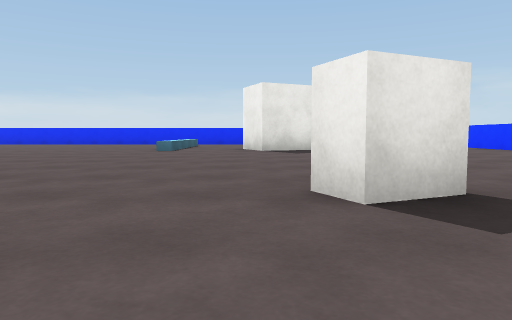
view 1 (above)

18 first-person views from a walk through a 3-D level made in the Unity game engine. The camera is 0.64 m above the floor, tilts 4° down and sees 70° across. The floor is counted in squares, 2 m on a side. Each view is taken from the middle of a square. On the plan, view 1 faces up. The plan holds only what a view shows up to about 9 squares ahead; the rest is blank. The player is left out. Surface patterns are stand-ins for the level's own textures.

view 2
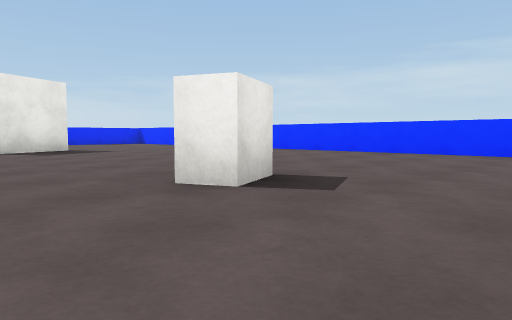

view 3
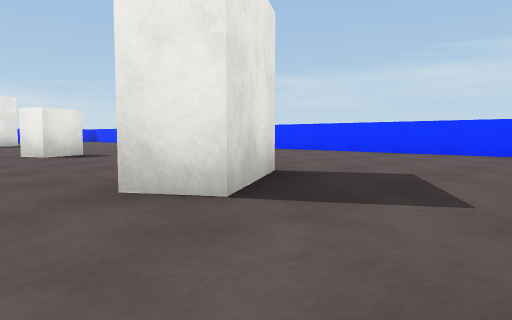

view 4
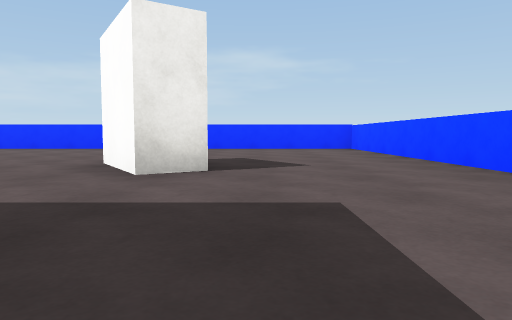

view 5
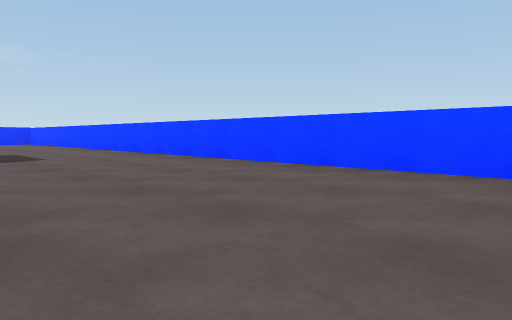

view 6
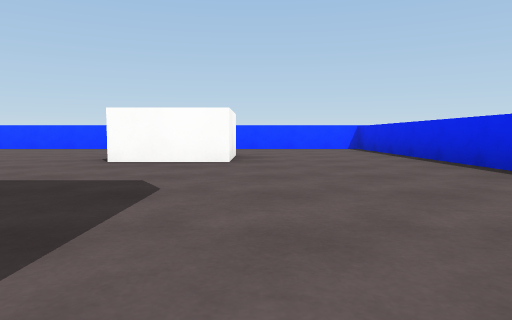

view 7
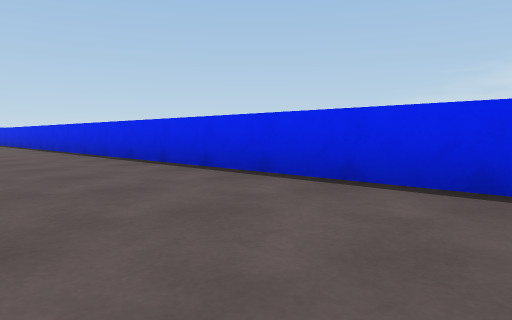

view 8
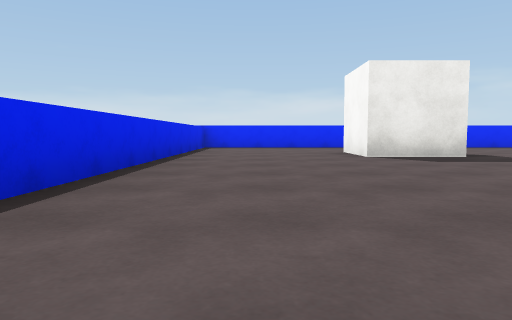

view 9
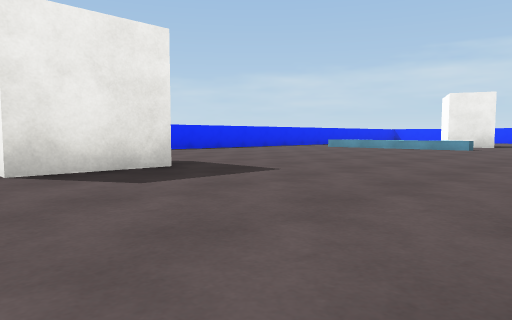

view 10
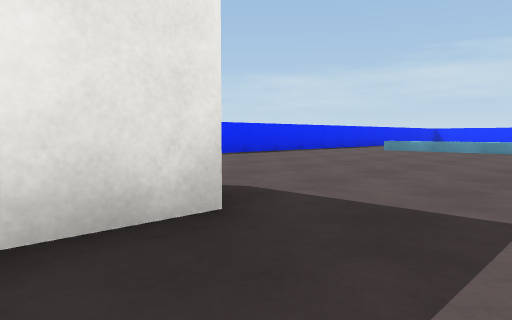

view 11
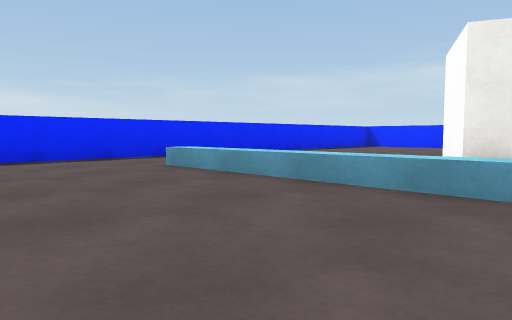

view 12
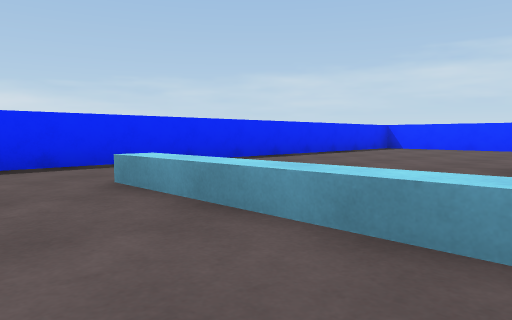

view 13
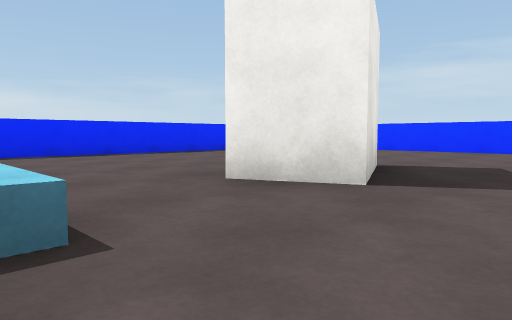

view 14
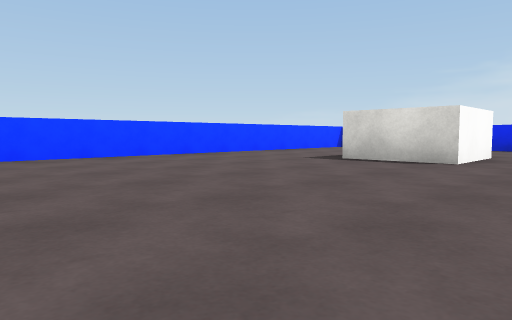

view 15
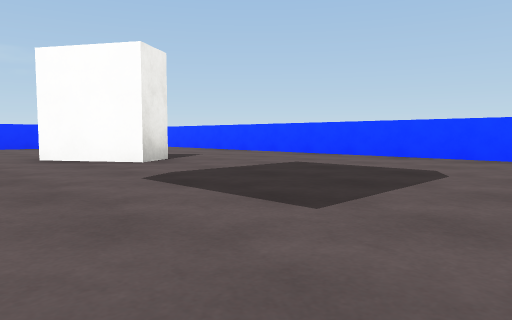

view 16
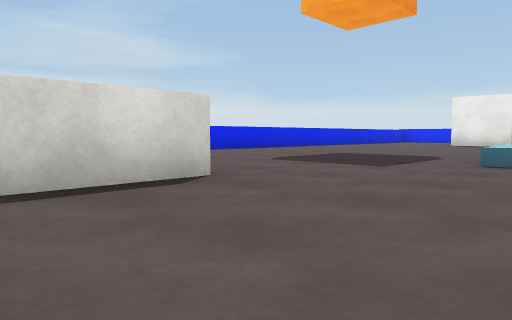

view 17
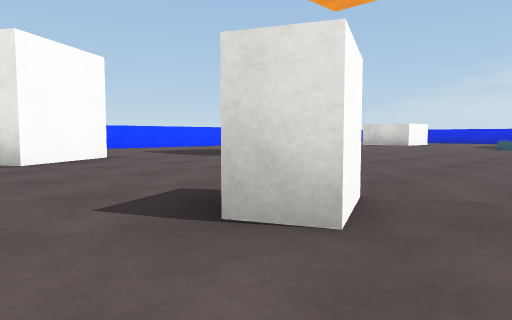

view 18
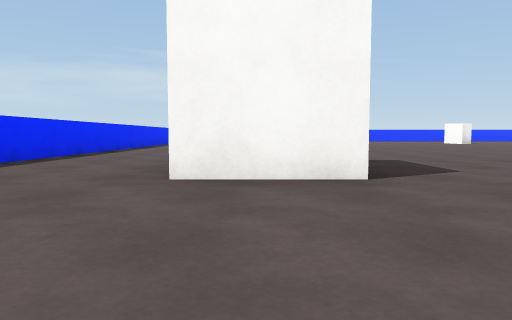

### Floor plan
Points are (right, up) in squares from view 1. A wall is a line through its corners. A room is listed if a view was taken in it or the views show most of it. See-through windows are left out.
Room 1 (views 1, 2, 3, 4, 5, 6, 7, 8, 9, 10, 11, 12, 13, 14, 15, 16, 17, 18)
walls: (-8, 8.2) (-9.4, 8.2) (-9.4, 9.6); (1.5, -1.8) (0.2, -2.6) (-0.1, -2) (1.1, -1.3); (1.6, 7.8) (0.1, 7.1) (-0.3, 8) (1.2, 8.7); (-9.7, -2.5) (-9.7, -1.2) (-8.3, -1.2) (-8.3, -2.8); (5.2, 7.2) (5.2, 11.9) (-12.3, 11.9) (-12.3, -5.1) (5.2, -5.1) (5.2, 5.6)
low walls: (-1.9, 7.1) (-1.9, 10.5); (-1.6, 9) (-1.6, 7.1)
objects: block (1, 2)

Positions as (right, up) in squares from view 1, and headings:
1: (0, 0), facing up
2: (-1, 0), facing up-right
3: (-1, -4), facing up-right
4: (-3, -3), facing right
5: (-8, -2), facing down-right
6: (-10, 3), facing down
7: (-10, 8), facing down-left
8: (-11, 3), facing up
9: (-10, 5), facing up-right
10: (-9, 7), facing up-right
11: (-4, 7), facing up-right
12: (-3, 8), facing up-right
13: (-2, 6), facing up-right
14: (-4, 0), facing down-left
15: (-4, 0), facing down-right
16: (-6, -3), facing up-left
17: (2, 3), facing down-left
18: (-12, 9), facing right
